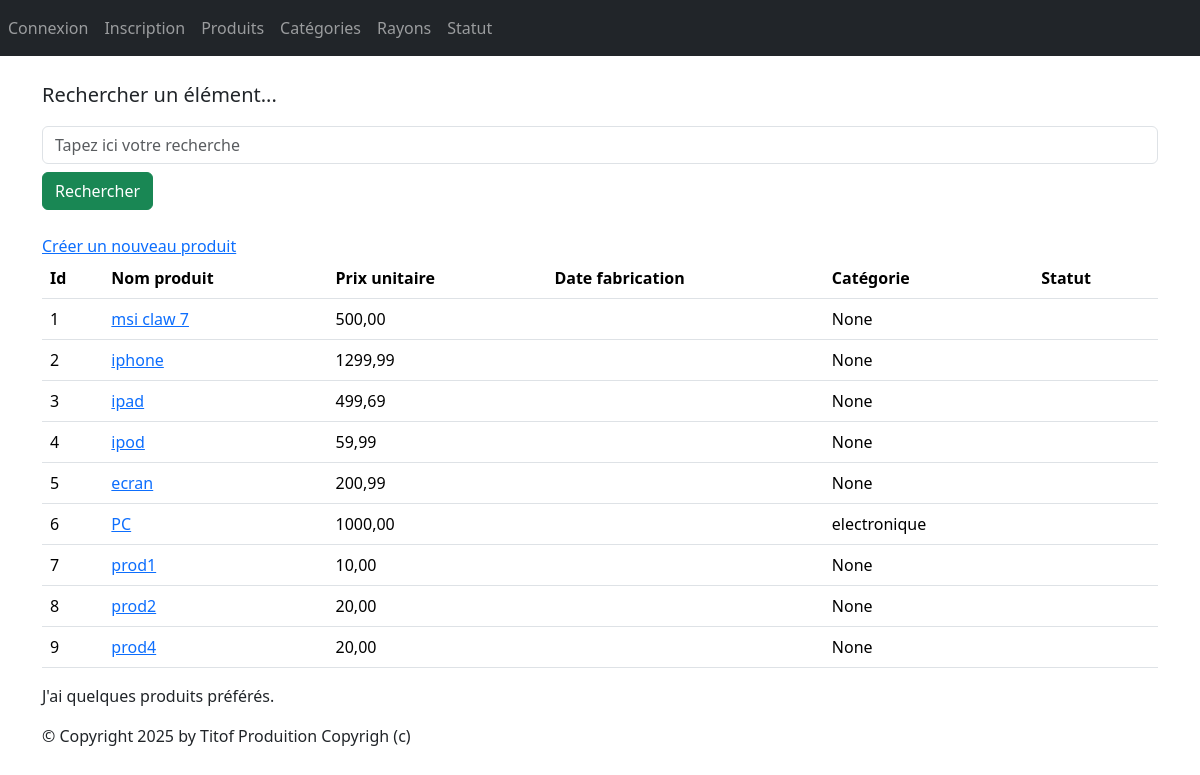
Page /monApp/ListProduits on the earlier database version.
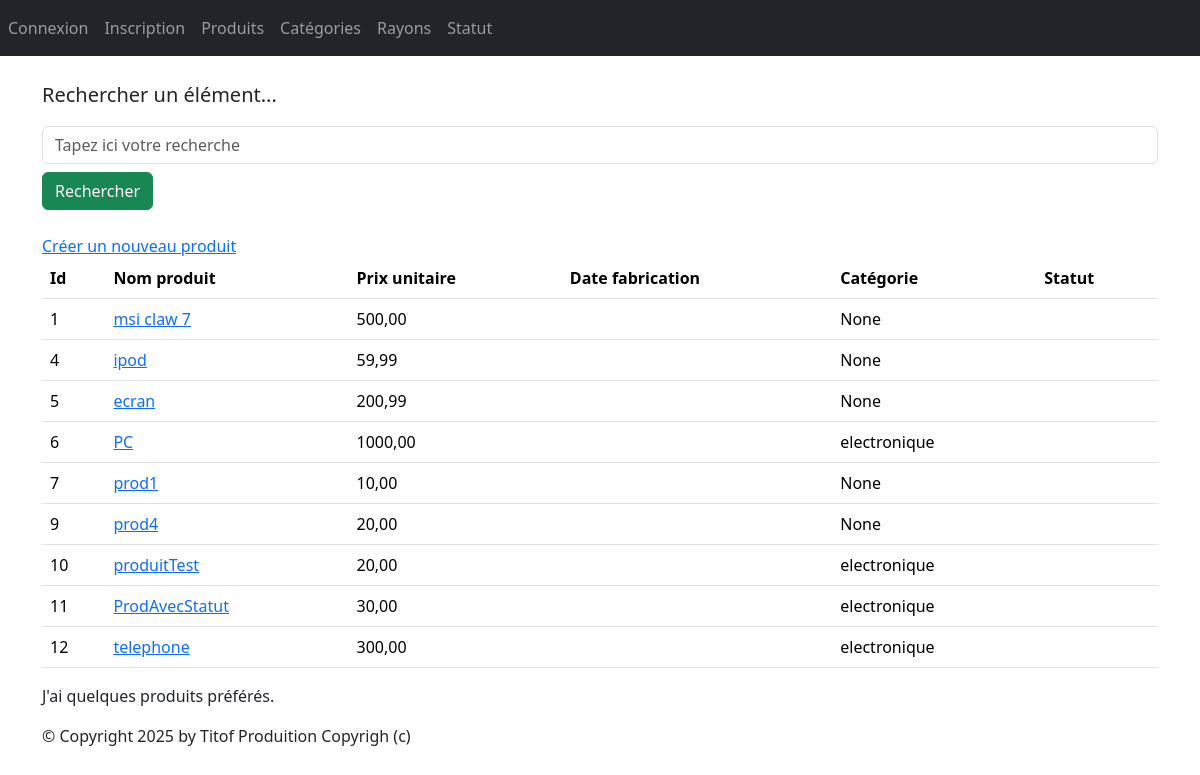
Same page on the later database version.
### monApp/models.py (models this page shows, shortened)
class Produit(models.Model):
    refProd = models.AutoField(primary_key=True)
    intituleProd = models.CharField(max_length=200)
    prixUnitaireProd = models.DecimalField(max_digits=10, decimal_places=2)
    dateDeFabrication = models.DateField(default=date.today)
    categorie = models.ForeignKey(Categorie, on_delete=models.CASCADE, related_name="produits",null=True, blank=True)
    statut=models.ForeignKey(Statut,on_delete=models.CASCADE, related_name="produits",null=True, blank=True)

class Categorie(models.Model):
    idCat = models.AutoField(primary_key=True)
    nomCat = models.CharField(max_length=100)
    def __str__(self):
        return self.nomCat

### monApp/views.py (the view)
# urls.py: path("ListProduits", views.ListProduits, name="ListProduits"),
def ListProduits(request):
    prdts = Produit.objects.all()
    return render(request, 'monApp/list_produits.html',{'prdts': prdts})

### monApp/templates/monApp/list_produits.html (shortened to what this page needs)
{% extends 'monApp/base.html' %}
{% block contenu %}
<table class="table">
    <p class="lead mb-3 ml-0">Rechercher un élément...</p>
    <form method="GET" action="">
        <input class="form-control" type="text" name="search" placeholder="Tapez ici votre recherche"
            value="{{ request.GET.search }}">
        <button type="submit" class="btn btn-success mt-2">Rechercher</button>
        <br>
        <br>
    </form>
    <thead>
        <th>Id</th>
        <th>Nom produit</th>
        <th>Prix unitaire</th>
        <th>Date fabrication</th>
        <th>Catégorie</th>
        <th>Statut</th>
    </thead>
    <tbody>
        {% for prdt in prdts %}
        <tr>
            <td>{{ prdt.refProd }} </td>
            <td><a href="{% url 'dtl_prdt' prdt.refProd %}">{{ prdt.intituleProd }}</a></td>
            <td>{{ prdt.prixUnitaireProd }} </td>
            <td>{{ prdt.dateFabProd }} </td>
            <td>{{ prdt.categorie }} </td>
            <td>{{ prdt.status }} </td>
        </tr>
        {% endfor %}
        <a href="{% url 'crt-prdt' %}">Créer un nouveau produit</a>
    </tbody>
</table>
<p>
    J'ai
    {% if prdts|length < 5 %} peu de {% elif prdts|length < 10 %} quelques {% else %} beaucoup de {% endif %} produits
        préférés. </p>
        {% endblock %}

### monApp/templates/monApp/base.html (shortened to what this page needs)
<!doctype html>
{% load static %}
<html lang="fr">
<head>
    {% block styles %}
    <link rel="stylesheet" href="{% static 'styles.css' %}" />
    {% load bootstrap5 %}
    {% bootstrap_css %}
    {% endblock %}
</head>
<body>
    {% block nav %}
    <nav class="navbar navbar-expand-md navbar-dark bg-dark mb-4">
        <div class="collapse navbar-collapse" id="navbarNav">
            <ul class="navbar-nav ml-auto">
                {% if user.is_authenticated %}
                <li class="nav-item">
                <a class="nav-link" href="{% url 'logout' %}">Déconnexion</a>
                </li>
                {%else%}
                <li class="nav-item">
                <a class="nav-link" href="{% url 'login' %}">Connexion</a>
                </li>
                <li class="nav-item">
                <a class="nav-link" href="{% url 'register' %}">Inscription</a>
                </li>
                {%endif%}
                <li class="nav-item">
                    <a class="nav-link" href="{% url 'lst_prdts' %}">Produits</a>
                </li>
                <li class="nav-item">
                <a class="nav-link" href="{% url 'lst_cat' %}">Catégories</a>
                </li>
                <li class="nav-item">
                <a class="nav-link" href="{% url 'lst_rayon' %}">Rayons</a>
                </li>
                                <li class="nav-item">
                <a class="nav-link" href="{% url 'lst_stt' %}">Statut</a>
                </li>
            </ul>
        </div>
    </nav>
    {% endblock %} <main role="main" class="container top-pushed">
        <div class="jumbotron">
            {% block contenu %}
            {% endblock %}
        </div>
    </main>
    <footer class="footer">
        <div class="container">
            <p>&copy; Copyright {% now "Y" %} by Titof Produition Copyrigh (c)</p>
        </div>
    </footer>
</body>
</html>

Differences in the rows shown:
removed Produit: refProd "2", intituleProd "iphone", prixUnitaireProd "1299,99", categorie "None"
removed Produit: refProd "3", intituleProd "ipad", prixUnitaireProd "499,69", categorie "None"
removed Produit: refProd "8", intituleProd "prod2", prixUnitaireProd "20,00", categorie "None"
added Produit: refProd "10", intituleProd "produitTest", prixUnitaireProd "20,00", categorie "electronique"
added Produit: refProd "11", intituleProd "ProdAvecStatut", prixUnitaireProd "30,00", categorie "electronique"
added Produit: refProd "12", intituleProd "telephone", prixUnitaireProd "300,00", categorie "electronique"
